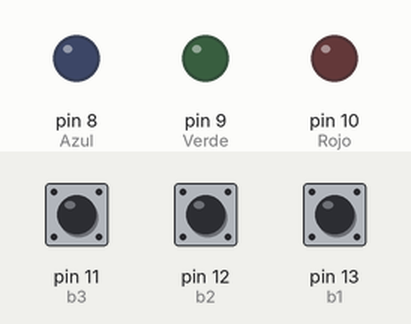
Bench run of a sketch on a simulated Arduino Uno, built with avr-gcc and run on an emulated ATmega328P. Shown: output pins drawn as LEDs (lit = HIGH). Inputs (shaded band) come from the test bench; at power-on: pin 11 (b3) HIGH, pin 12 (b2) HIGH, pin 13 (b1) HIGH.

Above: at 1.2 s.
1.3 s: pin 11 (b3) pulled LOW for 0.15 s
At 2.0 s:
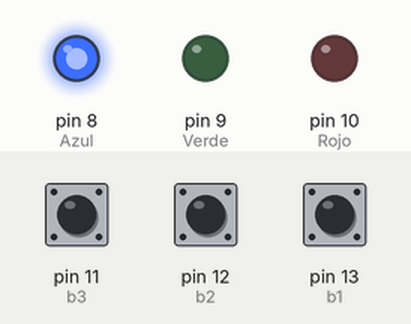
2.9 s: pin 12 (b2) pulled LOW for 0.15 s
At 3.2 s:
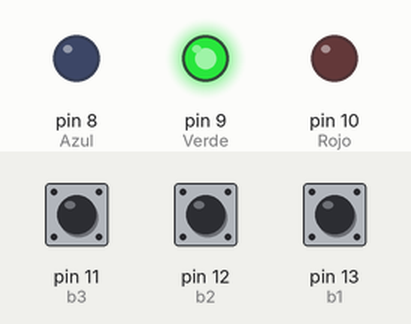
4.5 s: pin 13 (b1) pulled LOW for 0.15 s
At 5.6 s:
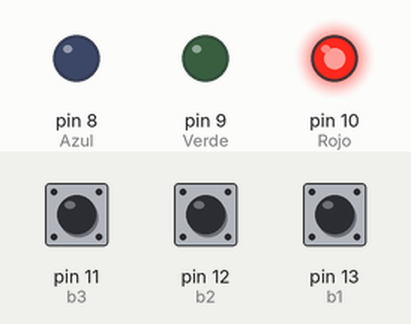
6.1 s: pin 11 (b3) pulled LOW for 1 s
At 6.8 s:
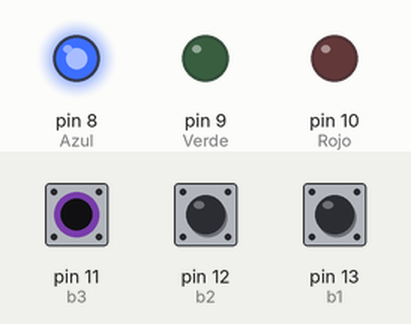
8.6 s: pin 12 (b2) pulled LOW for 1 s
At 9.9 s:
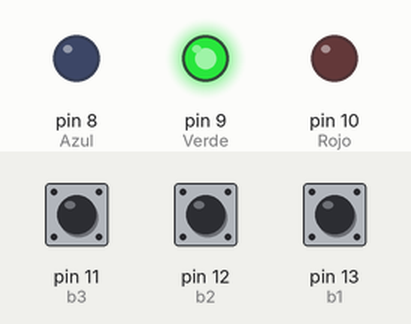
Timing chart, 0 to 11.6 s (numbered marks = the images above; inputs shaded):
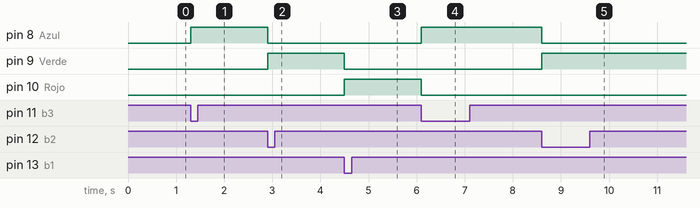

The sketch:

22-febrero.ino
```cpp
int b1=13;
int b2=12;
int b3=11;
int Rojo=10;
int Verde=9;
int Azul=8;
bool e1;
bool e2;
bool e3;

void setup() {

Serial.begin(9600);
pinMode(b1,INPUT_PULLUP);
pinMode(b2,INPUT_PULLUP);
pinMode(b3,INPUT_PULLUP);
pinMode(Rojo, OUTPUT);
pinMode(Verde, OUTPUT);
pinMode(Azul, OUTPUT);

}

void loop() {

e1=digitalRead(b1);
e2=digitalRead(b2);
e3=digitalRead(b3);

if(!e1 && e2 && e3){
  digitalWrite(Rojo,HIGH);
  digitalWrite(Verde,LOW);
  digitalWrite(Azul,LOW);
  }

if(e1 && !e2 && e3){
  digitalWrite(Rojo,LOW);
  digitalWrite(Verde,HIGH);
  digitalWrite(Azul,LOW);
  }

if(e1 && e2 && !e3){
  digitalWrite(Rojo,LOW);
  digitalWrite(Verde,LOW);
  digitalWrite(Azul,HIGH);
  }
}
```

Measured:
- after the input at 1.3 s, pin 8 (Azul): LOW → HIGH at once
- after the input at 2.9 s, pin 8 (Azul): HIGH → LOW at once; pin 9 (Verde): LOW → HIGH at once
- after the input at 4.5 s, pin 9 (Verde): HIGH → LOW at once; pin 10 (Rojo): LOW → HIGH at once
- after the input at 6.1 s, pin 8 (Azul): LOW → HIGH at once; pin 10 (Rojo): HIGH → LOW at once
- after the input at 8.6 s, pin 8 (Azul): HIGH → LOW at once; pin 9 (Verde): LOW → HIGH at once
